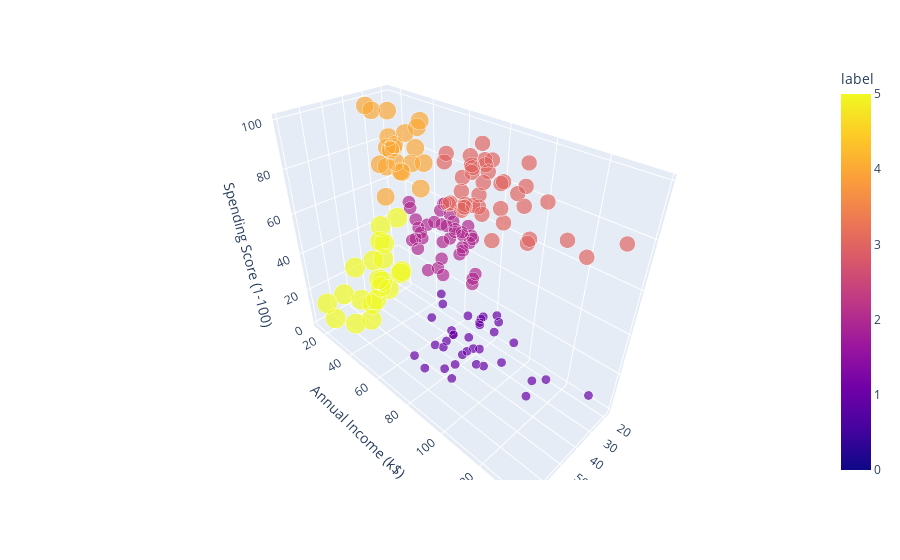

Here is the notebook cell this chart was saved with:
### Code cell
# clusters visualization
import plotly.express as px
fig = px.scatter_3d(data_frame=x_df, x='Age', y='Annual Income (k$)', z='Spending Score (1-100)',color = 'label', size = 'label')
fig.show()

### Figure 1 — Plotly figure (JSON) as saved in the notebook; plotly's stock layout.template omitted (floating-point values rounded to 4 significant figures; data arrays with more than 128 entries replaced by an {"elided": "..."} marker saying what was removed)
{"data": [{"hovertemplate": "Age=%{x}<br>Annual Income (k$)=%{y}<br>Spending Score (1-100)=%{z}<br>label=%{marker.color}<extra></extra>", "legendgroup": "", "marker": {"color": {"elided": "200 int values"}, "coloraxis": "coloraxis", "size": {"elided": "200 int values"}, "sizemode": "area", "sizeref": 0.0125, "symbol": "circle"}, "mode": "markers", "name": "", "scene": "scene", "showlegend": false, "type": "scatter3d", "x": {"elided": "200 int values"}, "y": {"elided": "200 int values"}, "z": {"elided": "200 int values"}}], "layout": {"coloraxis": {"colorbar": {"title": {"text": "label"}}, "colorscale": [[0, "#0d0887"], [0.1111, "#46039f"], [0.2222, "#7201a8"], [0.3333, "#9c179e"], [0.4444, "#bd3786"], [0.5556, "#d8576b"], [0.6667, "#ed7953"], [0.7778, "#fb9f3a"], [0.8889, "#fdca26"], [1, "#f0f921"]]}, "legend": {"itemsizing": "constant", "tracegroupgap": 0}, "margin": {"t": 60}, "scene": {"domain": {"x": [0, 1], "y": [0, 1]}, "xaxis": {"title": {"text": "Age"}}, "yaxis": {"title": {"text": "Annual Income (k$)"}}, "zaxis": {"title": {"text": "Spending Score (1-100)"}}}}}
